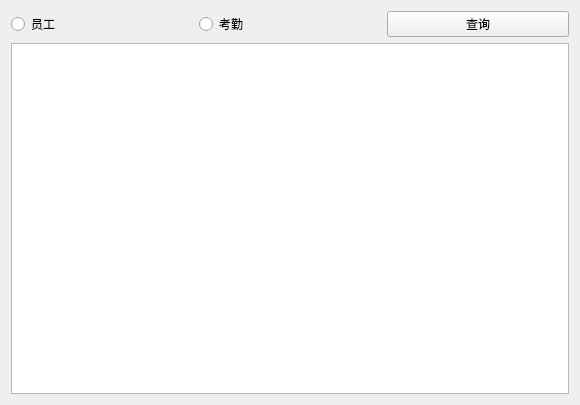
<?xml version="1.0" encoding="UTF-8"?>
<ui version="4.0">
 <class>SelectWin</class>
 <widget class="QWidget" name="SelectWin">
  <property name="geometry">
   <rect>
    <x>0</x>
    <y>0</y>
    <width>580</width>
    <height>405</height>
   </rect>
  </property>
  <property name="windowTitle">
   <string>Form</string>
  </property>
  <layout class="QVBoxLayout" name="verticalLayout">
   <item>
    <layout class="QHBoxLayout" name="horizontalLayout">
     <item>
      <widget class="QRadioButton" name="empRb">
       <property name="text">
        <string>员工</string>
       </property>
      </widget>
     </item>
     <item>
      <widget class="QRadioButton" name="attRb">
       <property name="text">
        <string>考勤</string>
       </property>
      </widget>
     </item>
     <item>
      <widget class="QPushButton" name="selectBt">
       <property name="text">
        <string>查询</string>
       </property>
      </widget>
     </item>
    </layout>
   </item>
   <item>
    <widget class="QTableView" name="tableView"/>
   </item>
  </layout>
 </widget>
 <resources/>
 <connections/>
</ui>
